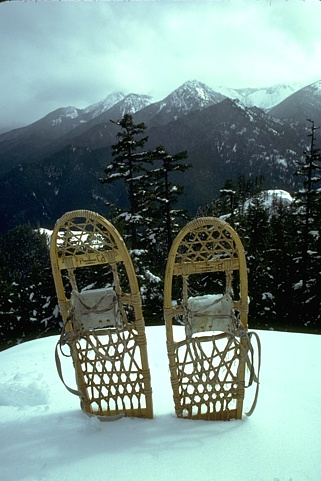
%> input picture lab4_segmentation/images/2018.jpg, 321 x 481 px
$ octave --eval "result = segment_by_clustering('images/2018.jpg');"   (GNU Octave 9; MATLAB toolbox functions it lacks are replaced by stand-ins)
%> lines starting %> are read from the running program, lines starting %| are printed output that depends on the picture; in (x1, y1, x2, y2) boxes, pixels count from 0 and x2, y2 are one past the last pixel; in counts of white or black regions, pixels touching at a corner belong together; the program's own positions count from 1
function [my_segmentation] = segment_by_clustering( rgb_image, feature_space, clustering_method, number_of_clusters)
%> called with rgb_image = 'images/2018.jpg'
%segment_by_clustering Funci髇 para segmentar una imagen
%   rgb_image es la imagen a segmentar
%   feature_space es el espacio de representaci髇. Puede ser ('rgb' por defecto):
%       'rgb', 'lab', 'hsv', 'rgb+xy', 'lab+xy', 'hsv+xy'
%   clustering_method es el m閠odo de clustering. Puede ser ('kmeans' por defecto):
%       'kmeans', 'gmm', 'hierarchical', 'watersheds'
%   number_of_clusters es el n鷐ero de clusters. Debe ser un n鷐ero mayor o
%       igual a 1. (2 por defecto)

%% Inicializaci髇
close all
clc
addpath('images')
if nargin < 2
    feature_space='rgb';
end
if nargin < 3
    clustering_method='kmeans';
end
if nargin < 4
    number_of_clusters=2;
end
if (number_of_clusters<1)
   error('N鷐ero de clusters inv醠ido');
end
I=imread(rgb_image);
%> I is the input picture: size 481x321x3 uint8; mean R, G, B 116.7, 137.9, 133.6

%%  Reducci髇 de tama駉 de imagen para jer醨quico
if strcmp(clustering_method,'hierarchical')==1
    I=imresize(I,0.5);
end
%% Tama駉 de la imagen
[M,N,~]=size(I);
%> M = 481; N = 321
figure, imshow(I)
title('Imagen original')
%%  Conversi髇 de colores

switch feature_space
    case 'lab'
        IReshape=reshape(I(:),[],3);
        IReshape=double(IReshape);
        [L,a,b] = RGB2Lab(IReshape(:,1),IReshape(:,2),IReshape(:,3));
        IReshape=255.*[L a b];
    case 'hsv'
        I=rgb2hsv(I);
        IReshape=reshape(I(:),[],3);
        IReshape=255.*double(IReshape);
    case 'rgb+xy'
        IReshape=reshape(I(:),[],3);
        IReshape=double(IReshape);
        temp=0;
        for i=1:N
           for j=1:M
              temp=temp+1;
              IReshape(temp,4)=i;
              IReshape(temp,5)=j;
           end
        end
    case 'lab+xy'
        IReshape=reshape(I(:),[],3);
        IReshape=double(IReshape);
        [L,a,b] = RGB2Lab(IReshape(:,1),IReshape(:,2),IReshape(:,3));
        IReshape=255.*[L a b];
        temp=0;
        for i=1:N
           for j=1:M
              temp=temp+1;
              IReshape(temp,4)=i;
              IReshape(temp,5)=j;
           end
        end
    case 'hsv+xy'
        I=rgb2hsv(I);
        IReshape=reshape(I(:),[],3);
        IReshape=255.*double(IReshape);
        temp=0;
        for i=1:N
           for j=1:M
              temp=temp+1;
              IReshape(temp,4)=i;
              IReshape(temp,5)=j;
           end
        end
    case 'rgb'
        IReshape=reshape(I(:),[],3);
        IReshape=double(IReshape);
    otherwise
        error('Se introdujo un espacio de representaci髇 inv醠ido');
end

%% Clustering
switch clustering_method
    case 'gmm'
        clusters=gmdistribution.fit(IReshape, number_of_clusters);
        clusters=cluster(clusters, IReshape);
        clusters=reshape(clusters,M,N);
        figure,imshow(clusters,[])
        colormap colorcube
        my_segmentation=clusters;
    case 'hierarchical'
        Z = linkage(IReshape,'ward','euclidean','savememory','on');
        clusters = cluster(Z,'maxclust',number_of_clusters);
        clusters=reshape(clusters(:),M,N);
        figure,imshow(clusters,[])
        colormap colorcube
        my_segmentation=clusters;
    case 'watersheds'
        I=rgb2gray(I);
        hy= fspecial('sobel');
        hx= hy';
        Iy= imfilter(double(I), hy, 'replicate');
        Ix = imfilter(double(I), hx, 'replicate');
        grad = sqrt(Ix.^2 + Iy.^2);
        marker = imextendedmin(grad, number_of_clusters);
        new_grad= imimposemin(grad, marker);
        ws= watershed(new_grad);
        figure,imshow(ws==0)
        my_segmentation=new_grad;

    case 'kmeans'
        clusters=kmeans(IReshape, number_of_clusters);
        clusters=reshape(clusters,M,N);
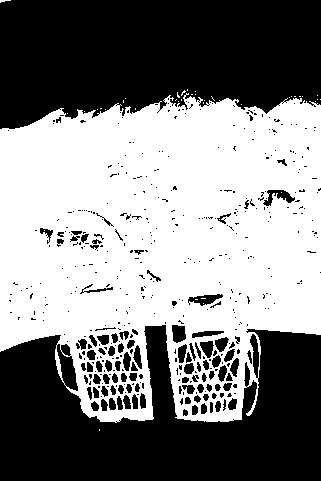
%> clusters: size 481x321 double; values 1 (black) and 2 (white), 51.3% white; 459 black regions (357 under 20 px), largest, box (x1, y1, x2, y2) and area: (0, 0, 321, 129) 34920, (0, 325, 321, 481) 33557, (263, 190, 295, 206) 232
%> `result = segment_by_clustering('images/2018.jpg');`:
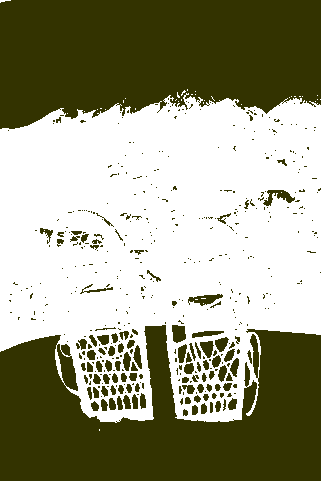
%> displayed picture: size 481x321x3, on the screen's scale of 0 to 255; mean R, G, B 155.6, 155.6, 130.7
        figure,imshow(clusters,[])
        colormap colorcube
        my_segmentation=clusters;
    otherwise
        error('Se introdujo un m閠odo de clustering inv醠ido');
end
        title({['Clustering por ',clustering_method,...
            ' bajo espacio de representaci髇 ',feature_space],...
            ['con ', num2str(number_of_clusters), ' clusters']})
end

$ run again, on lab4_segmentation/images/5096.jpg
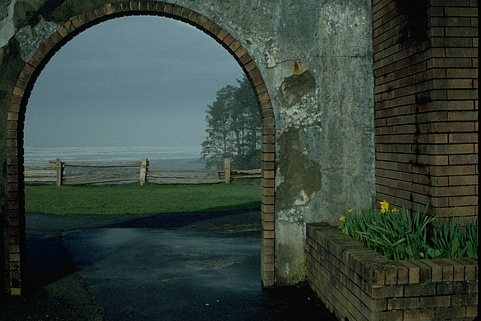
%> input picture lab4_segmentation/images/5096.jpg, 481 x 321 px
%> in segment_by_clustering, I is the input picture: size 321x481x3 uint8; mean R, G, B 54.9, 68.2, 59.8
%> in segment_by_clustering, `clusters=reshape(clusters,M,N);`:
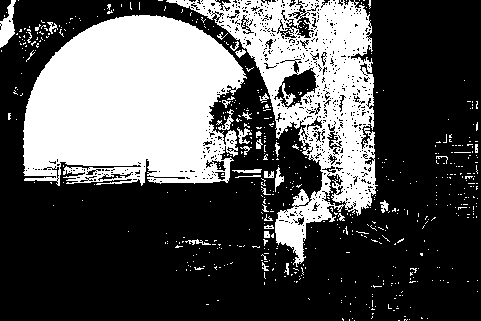
%> clusters: size 321x481 double; values 1 (black) and 2 (white), 32.9% white; 581 white regions (547 under 20 px), largest, box (x1, y1, x2, y2) and area: (23, 15, 247, 186) 29155, (166, 0, 378, 267) 18270, (0, 0, 16, 48) 409
%> `result = segment_by_clustering('images/2018.jpg');`:
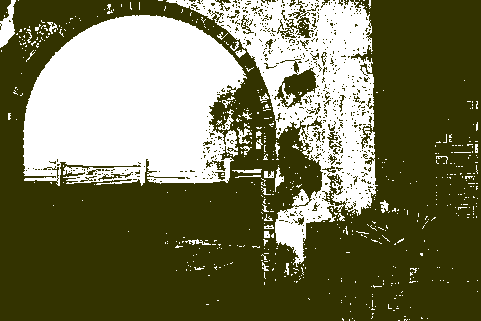
%> displayed picture: size 321x481x3, on the screen's scale of 0 to 255; mean R, G, B 118.1, 118.1, 83.9
